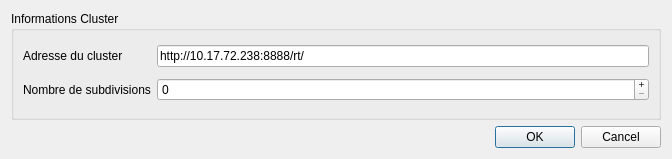
<?xml version="1.0" encoding="UTF-8"?>
<ui version="4.0">
 <class>ConnectToServer</class>
 <widget class="QDialog" name="ConnectToServer">
  <property name="geometry">
   <rect>
    <x>0</x>
    <y>0</y>
    <width>672</width>
    <height>159</height>
   </rect>
  </property>
  <property name="windowTitle">
   <string>Se connecter à un cluster</string>
  </property>
  <layout class="QGridLayout" name="gridLayout">
   <item row="1" column="0">
    <widget class="QDialogButtonBox" name="buttonBox">
     <property name="orientation">
      <enum>Qt::Horizontal</enum>
     </property>
     <property name="standardButtons">
      <set>QDialogButtonBox::Cancel|QDialogButtonBox::Ok</set>
     </property>
    </widget>
   </item>
   <item row="0" column="0">
    <widget class="QGroupBox" name="groupBox">
     <property name="title">
      <string>Informations Cluster</string>
     </property>
     <layout class="QGridLayout" name="gridLayout_2">
      <item row="0" column="1">
       <widget class="QLineEdit" name="_addres">
        <property name="text">
         <string>http://10.17.72.238:8888/rt/</string>
        </property>
       </widget>
      </item>
      <item row="0" column="0">
       <widget class="QLabel" name="label">
        <property name="text">
         <string>Adresse du cluster</string>
        </property>
       </widget>
      </item>
      <item row="1" column="0">
       <widget class="QLabel" name="label_2">
        <property name="text">
         <string>Nombre de subdivisions</string>
        </property>
       </widget>
      </item>
      <item row="1" column="1">
       <widget class="QSpinBox" name="_subdivisions">
        <property name="toolTip">
         <string>0: Sélection automatique</string>
        </property>
        <property name="buttonSymbols">
         <enum>QAbstractSpinBox::PlusMinus</enum>
        </property>
        <property name="maximum">
         <number>5000000</number>
        </property>
       </widget>
      </item>
     </layout>
    </widget>
   </item>
  </layout>
 </widget>
 <resources/>
 <connections>
  <connection>
   <sender>buttonBox</sender>
   <signal>accepted()</signal>
   <receiver>ConnectToServer</receiver>
   <slot>accept()</slot>
   <hints>
    <hint type="sourcelabel">
     <x>248</x>
     <y>254</y>
    </hint>
    <hint type="destinationlabel">
     <x>157</x>
     <y>274</y>
    </hint>
   </hints>
  </connection>
  <connection>
   <sender>buttonBox</sender>
   <signal>rejected()</signal>
   <receiver>ConnectToServer</receiver>
   <slot>reject()</slot>
   <hints>
    <hint type="sourcelabel">
     <x>316</x>
     <y>260</y>
    </hint>
    <hint type="destinationlabel">
     <x>286</x>
     <y>274</y>
    </hint>
   </hints>
  </connection>
 </connections>
</ui>
